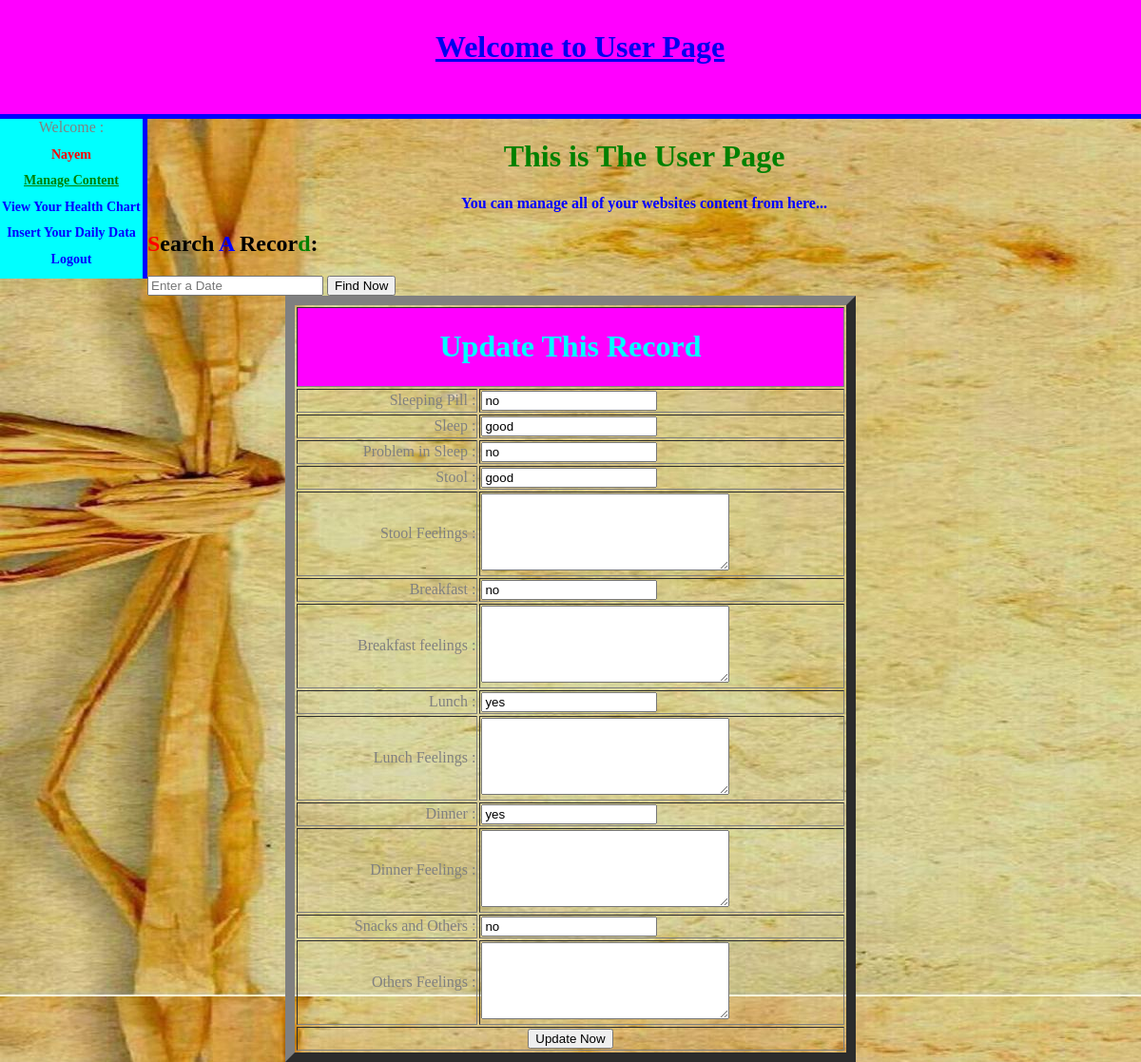
Screenshot of /edit.php?edit=2018-05-20 (signed in) with the database file from the repository.
### tables this page shows
CREATE TABLE `health_chart` (
  `Date` date NOT NULL,
  `Sleeping pill` varchar(20) NOT NULL,
  `Sleep` varchar(20) NOT NULL,
  `Problem in sleep` varchar(50) NOT NULL,
  `Stool` varchar(30) NOT NULL,
  `Feelings_Stool` text NOT NULL,
  `Breakfast` varchar(50) NOT NULL,
  `Feelings_Breakfast` text NOT NULL,
  `Lunch` varchar(100) NOT NULL,
  `Feelings_Lunch` text NOT NULL,
  `Dinner` varchar(100) NOT NULL,
  `Feelings_Dinner` text NOT NULL,
  `Snacks and Others` varchar(100) NOT NULL,
  `Feelings_Others` text NOT NULL
);

### edit.php (the view, shortened to what this page needs)
<!DOCTYPE html>
<html>
	<body>
<?php
	include("index.php");
	include("includes/connect.php");
	$date = @$_GET['edit'];
	$query = "SELECT * FROM health_chart where DATE = '$date'";
	$run = mysqli_query($con,$query);
	while($row = mysqli_fetch_array($run))
		{
			$sleeping_pill = $row['Sleeping pill'];
			$sleep = $row['Sleep'];
			$sleeping_problem = $row['Problem in sleep'];
			$stool = $row['Stool'];
			$stool_feelings = $row['Feelings_Stool'];
			$breakfast = $row['Breakfast'];
			$breakfast_feelings = $row['Feelings_Breakfast'];
			$lunch = $row['Lunch'];
			$lunch_feelings = $row['Feelings_Lunch'];
			$dinner = $row['Dinner'];
			$dinner_feelings = $row['Feelings_Dinner'];
			$others = $row['Snacks and Others'];
			$others_feelings = $row['Feelings_Others'];
?>
<form method = "post" action = "edit.php?edit_form=<?php echo $date; ?>">
			<table align = "center" border = "10" width = "600">
				<tr>
					<td align = "center" colspan = "5" bgcolor = "magenta">
						<h1 style = "color : cyan;">Update This Record</h1>
					</td>
				</tr>
				<tr>
					<td align = "right">Sleeping Pill :</td>
					<td><input type = "text" name = "sl_pill1" value="<?php echo $sleeping_pill; ?>"></td>
				</tr>
				<tr>
					<td align = "right">Sleep :</td>
					<td><input type = "text" name = "sleep1" value="<?php echo $sleep; ?>"></td>
				</tr>
				<tr>
					<td align = "right">Problem in Sleep :</td>
					<td><input type = "text" name = "pb_sleep1" value="<?php echo $sleeping_problem; ?>"></td>
				</tr>
				<tr>
					<td align = "right">Stool :</td>
					<td><input type = "text" name = "stool1" value="<?php echo $stool; ?>"></td>
				</tr>
				<tr>
					<td align = "Right">Stool Feelings :</td>
					<td><textarea name = "content11" cols = "30" rows = "5" value="<?php echo
					$stool_feelings; ?>"></textarea></td>
				</tr>
				<tr>
					<td align = "right">Breakfast :</td>
					<td><input type = "text" name = "breakfast1" value="<?php echo $breakfast; ?>"></td>
				</tr>
				<tr>
					<td align = "right">Breakfast feelings :</td>
					<td><textarea name = "content21" cols = "30" rows = "5" value="<?php echo
					$breakfast_feelings; ?>"></textarea></td>
				</tr>
				<tr>
					<td align = "right">Lunch :</td>
					<td><input type = "text" name = "lunch1" value="<?php echo $lunch; ?>"></td>
				</tr>
				<tr>
					<td align = "right">Lunch Feelings :</td>
					<td><textarea name = "content31" cols = "30" rows = "5" value="<?php echo
					$lunch_feelings; ?>"></textarea></td>
				</tr>
				<tr>
					<td align = "right">Dinner :</td>
					<td><input type = "text" name = "dinner1" value="<?php echo $dinner; ?>"></td>
				</tr>
				<tr>
					<td align = "right">Dinner Feelings :</td>
					<td><textarea name = "content41" cols = "30" rows = "5" value="<?php echo
					$dinner_feelings; ?>"></textarea></td>
				</tr>
				<tr>
					<td align = "right">Snacks and Others :</td>
					<td><input type = "text" name = "others1" value="<?php echo $others; ?>"></td>
				</tr>
				<tr>
					<td align = "right">Others Feelings :</td>
					<td><textarea name = "content51" cols = "30" rows = "5" value="<?php echo
					$others_feelings; ?>"></textarea></td>
				</tr>
				<tr>
					 <td align = "center" colspan = "5"><input type = "submit" name = "update"
					 value = "Update Now"></td>
				</tr>
		<?php } ?>
			</table>
		</form>
	</body>
</html>

### main.css (style rules this page uses)
body { color : gray; padding : 0; margin : 0; background : url(b1.jpg); }

### rows the page displays
health_chart: sl_pill1 "no", sleep1 "good", pb_sleep1 "no", stool1 "good", breakfast1 "no", lunch1 "yes", dinner1 "yes", others1 "no"

### other values shown
$_SESSION['user_name'] "Nayem"
